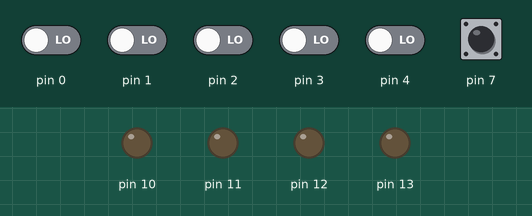
This sketch was run on a simulated Arduino Uno, built with avr-gcc and run on an emulated ATmega328P. Shown: output pins drawn as LEDs (lit = HIGH). Dashed ring = blinking. The inputs (shaded band) are chosen by the test bench; at power-on: pin 7 HIGH, pin 0–4 LOW. EEPROM starts erased.

Above: at 7.8 s.
7.9 s: pin 4 driven HIGH
At 7.99 s:
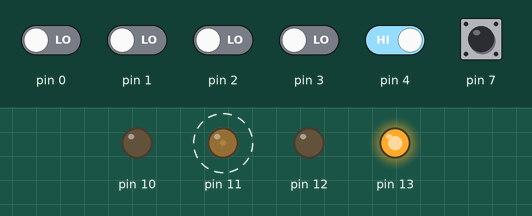
10.9 s: pin 7 pulled LOW for 1 s
At 11.17 s:
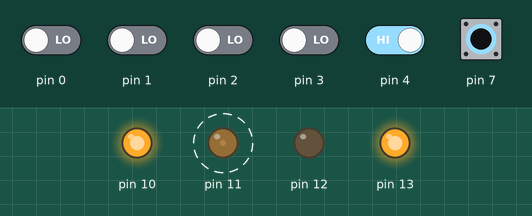
13.9 s: pin 0 driven HIGH
At 15.71 s:
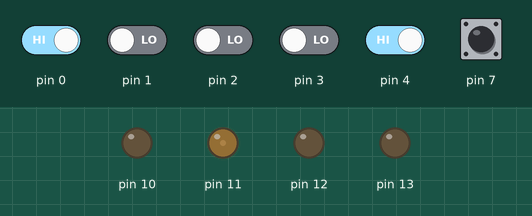
16.9 s: pin 7 pulled LOW for 1 s
At 17.49 s:
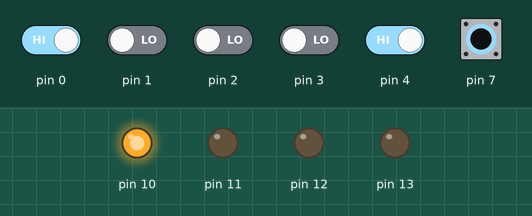
19.9 s: pin 0 driven LOW
At 20.67 s:
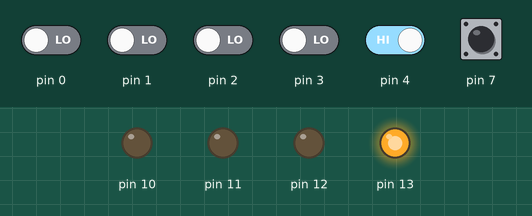
Timing chart, 0 to 23.9 s (numbered marks = the images above; inputs shaded):
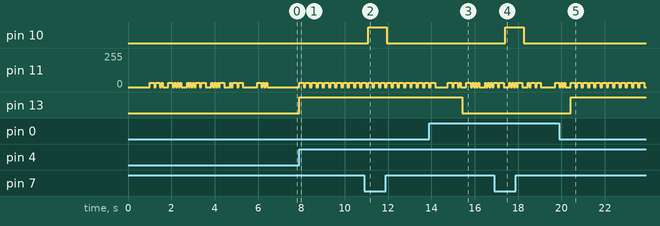

The sketch:

main.ino
```cpp
/*
 * Simple remote radio relay control
 * James Colderwood Nov 2021
 *
 */

#include <EEPROM.h>

// Memory locations
#define passcode 0x0
#define enable 0x01
#define hangtime 0x02
#define id_enable 0x03
#define pip_enable 0x04
#define timeout 0x05
// END

// Hard coded
#define ctcss 0x0
#define dtmf_mask 0x0F
#define dtmf_detect_mask 0x10
#define H _BV(WGM21) // High Tone
#define L _BV(WGM20) // Low Tone
#define rx_mask 0x80
#define MAX_VALUE 0xFF
#define PASSCODE 1234 // Hard coded for testing
#define dit 66
#define dah dit*3
#define space dah
// END

bool rx = false;
bool tx = true;
long st = 0;
long li = 0;
int ic = 0;
int input[5] = {0};

struct rpt{
  bool repeat_enable;
  int hang;
  bool id;
  bool pip;
  unsigned long timeo;
};
rpt myrpt;

void checks() {
  EEPROM.update(timeout, 240);
  EEPROM.update(enable, 1);
  if (EEPROM.read(passcode) == MAX_VALUE){
    EEPROM.update(passcode, 149);
  }
  myrpt.repeat_enable=EEPROM.read(enable);
  myrpt.hang=EEPROM.read(hangtime);
  myrpt.id=EEPROM.read(id_enable);
  myrpt.pip=EEPROM.read(pip_enable);
  myrpt.timeo=EEPROM.read(timeout);
}

void id(){
  char* idc[6] = {"--.","-...","...--","...-",".--","-.."};
  for (int i=0; i < sizeof(idc) / sizeof(idc[0]); i++){
    if (i > 4){
      _delay_ms(space*2);
    }
    ids(idc[i]);
  }
  li = millis();
}

void ids(char* s){
  int j = 0;
  while (s[j] != NULL){
    idm(s[j], H);
    j++;
  }
  ((PIND & rx_mask) == ctcss) ? PORTB = PORTB | 0x07 : PORTB = PORTB & 0x02;
  _delay_ms(space);
}

void idm(char c, int HL){
  TCCR2A = _BV(COM2A1) | _BV(COM2B1) | HL | _BV(WGM20);
  if (c == '.'){
    _delay_ms(dit);
  } else {
    _delay_ms(dah);
  }
  TCCR2A = 0;
  _delay_ms(dit);
}

void setup() {
  DDRB = DDRB | 0x3c; DDRD = 0x0;
  PORTB = 0x0; PORTD = rx_mask;
  checks();
  OCR2A = 32;
  PORTB = 0x02;
  if (myrpt.id){
    _delay_ms(1000);
    id();
  }
}

void loop() {

  while (!myrpt.repeat_enable){
    PORTB = (1 << 5);
  }

  if ((PIND & dtmf_detect_mask) == dtmf_detect_mask){ // DTMF DECODE
    PORTB = PORTB | (1 << 5);
    int CODE;
    CODE = (PIND & dtmf_mask);
    input[ic] = CODE;
    ic++;
    idm('-', H);
    if (ic >= 5){
      int pass = 0;
      for (int i=0; i < 4; i++){
        pass = pass*10;
        pass = pass + input[i];
      }
      if (pass == PASSCODE){
        switch (CODE){
          case 0x01:
          EEPROM.update(id_enable, 0);
          break;
          case 0x02:
          EEPROM.update(id_enable, 1);
          break;
          case 0x03:
          EEPROM.update(hangtime, 25);
          break;
          case 0x04:
          EEPROM.update(hangtime, MAX_VALUE);
          break;
          case 0x05:
          EEPROM.update(hangtime, 150);
          break;
          case 0x06:
          EEPROM.update(pip_enable, 1);
          break;
          case 0x07:
          EEPROM.update(pip_enable, 0);
          break;
          case 0x08:
          id();
          break;
          }
        checks();
        idm('-', L);
        ic = 0;
       }
    }
    _delay_ms(25);
  }

  if (!rx && (PIND & rx_mask) == ctcss){
    PORTB = PORTB | 0x07;
    rx = true;
    tx = true;
    st = millis();
  } else if (rx && (PIND & rx_mask) == rx_mask){
    PORTB = PORTB & 0x02;
    rx = false;
    if (ic) // Clear the input counter
      ic = 0;

    if ( myrpt.pip && millis() - st >= 2000 ){
      _delay_ms(250);
       idm('.', L);
    }
    st = millis();
  }

  if (myrpt.timeo > 10 && rx && millis() - st == myrpt.timeo*1000){
    PORTB = (1 << 5);
    idm('-', L);
    while ((PIND & rx_mask) == ctcss){
      PORTB = PORTB | (1 << 0);
    }
    _delay_ms(10);
  }

  if (tx && !rx && millis() - st >= myrpt.hang*20){
    PORTB = PORTB & 0x0;
    tx=false;
  }

  if(myrpt.id && tx && !rx && millis() - li >= 600000){
    _delay_ms(500);
    id();
  }
}
```

Measured:
- after the input at 7.9 s, pin 11: alternates 32/255 for 0.20 s and 0/255 for 0.09 s, starting at once; pin 13: LOW → HIGH at once
- after the input at 10.9 s, pin 10: LOW → HIGH after 0.18 s, → LOW 0.87 s later
- after the input at 13.9 s, pin 13: HIGH → LOW after 1.5 s
- after the input at 16.9 s, pin 10: LOW → HIGH after 0.50 s, → LOW 0.86 s later
- after the input at 19.9 s, pin 13: goes on until 20.4 s, then stays HIGH
